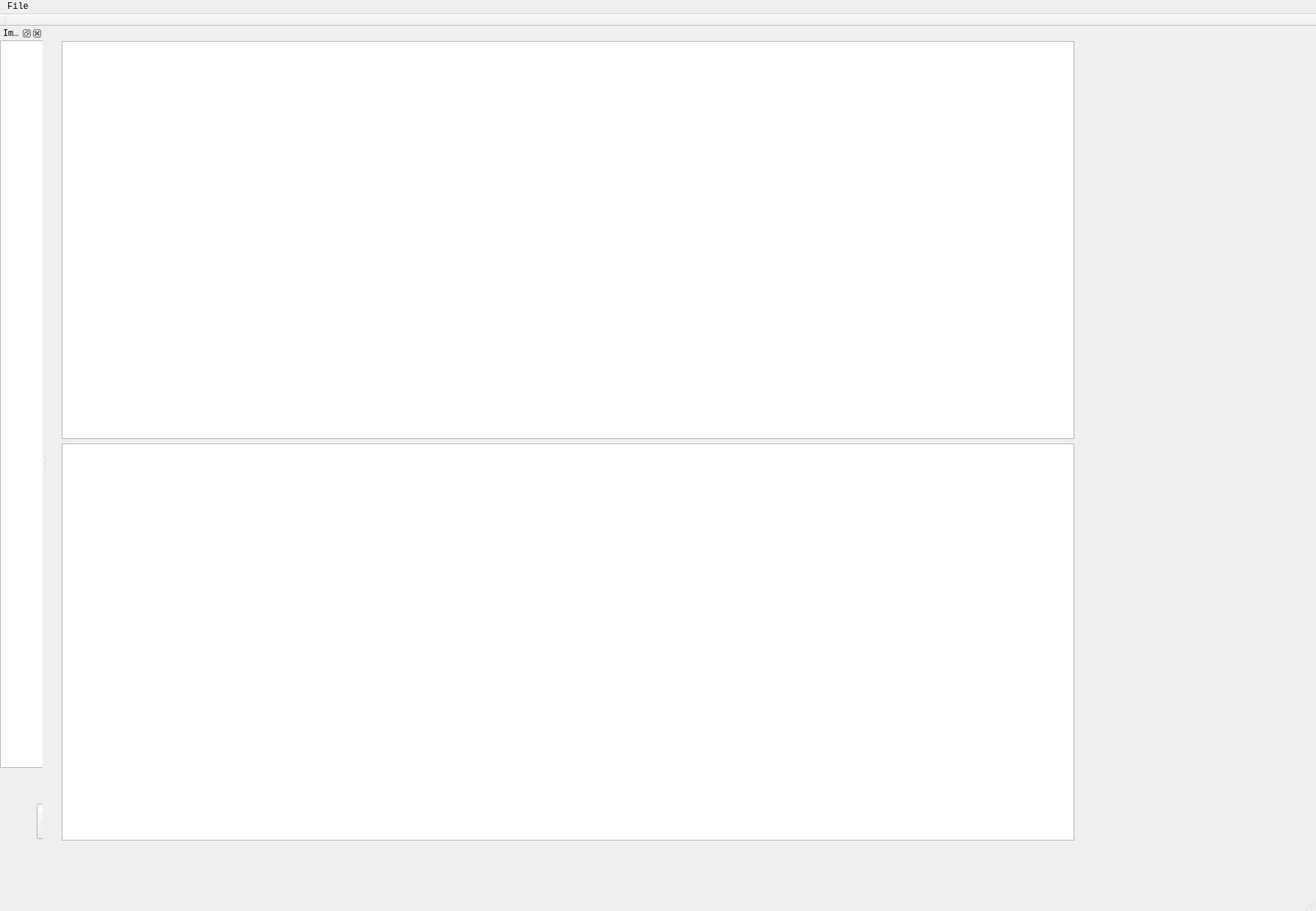
<?xml version="1.0" encoding="UTF-8"?>
<ui version="4.0">
 <class>MainWindow</class>
 <widget class="QMainWindow" name="MainWindow">
  <property name="geometry">
   <rect>
    <x>0</x>
    <y>0</y>
    <width>1792</width>
    <height>1241</height>
   </rect>
  </property>
  <property name="font">
   <font>
    <family>Monospace</family>
   </font>
  </property>
  <property name="windowTitle">
   <string>MainWindow</string>
  </property>
  <widget class="QWidget" name="centralWidget">
   <widget class="QWidget" name="gridLayoutWidget">
    <property name="geometry">
     <rect>
      <x>9</x>
      <y>9</y>
      <width>1401</width>
      <height>1111</height>
     </rect>
    </property>
    <layout class="QGridLayout" name="gridLayout">
     <item row="0" column="0">
      <widget class="QGraphicsView" name="graphicsView">
       <property name="font">
        <font>
         <family>Monospace</family>
        </font>
       </property>
      </widget>
     </item>
     <item row="1" column="0">
      <widget class="QTextBrowser" name="textBrowser">
       <property name="font">
        <font>
         <family>Monospace</family>
        </font>
       </property>
      </widget>
     </item>
    </layout>
   </widget>
  </widget>
  <widget class="QMenuBar" name="menuBar">
   <property name="geometry">
    <rect>
     <x>0</x>
     <y>0</y>
     <width>1792</width>
     <height>39</height>
    </rect>
   </property>
   <widget class="QMenu" name="menuFile">
    <property name="title">
     <string>File</string>
    </property>
    <addaction name="separator"/>
    <addaction name="actionExit"/>
   </widget>
   <addaction name="menuFile"/>
  </widget>
  <widget class="QToolBar" name="mainToolBar">
   <attribute name="toolBarArea">
    <enum>TopToolBarArea</enum>
   </attribute>
   <attribute name="toolBarBreak">
    <bool>false</bool>
   </attribute>
  </widget>
  <widget class="QStatusBar" name="statusBar"/>
  <widget class="QDockWidget" name="dockWidget">
   <property name="sizePolicy">
    <sizepolicy hsizetype="Expanding" vsizetype="Expanding">
     <horstretch>0</horstretch>
     <verstretch>0</verstretch>
    </sizepolicy>
   </property>
   <property name="font">
    <font>
     <family>Monospace</family>
    </font>
   </property>
   <property name="windowTitle">
    <string>Images</string>
   </property>
   <attribute name="dockWidgetArea">
    <number>1</number>
   </attribute>
   <widget class="QWidget" name="dockWidgetContents">
    <widget class="QListView" name="listView">
     <property name="geometry">
      <rect>
       <x>0</x>
       <y>0</y>
       <width>361</width>
       <height>991</height>
      </rect>
     </property>
    </widget>
    <widget class="QPushButton" name="openButton">
     <property name="geometry">
      <rect>
       <x>80</x>
       <y>990</y>
       <width>170</width>
       <height>48</height>
      </rect>
     </property>
     <property name="text">
      <string>Open List</string>
     </property>
    </widget>
    <widget class="QPushButton" name="dirButton">
     <property name="geometry">
      <rect>
       <x>50</x>
       <y>1040</y>
       <width>261</width>
       <height>48</height>
      </rect>
     </property>
     <property name="text">
      <string>Set Image Dir</string>
     </property>
    </widget>
   </widget>
  </widget>
  <action name="actionExit">
   <property name="text">
    <string>Exit</string>
   </property>
   <property name="font">
    <font>
     <family>Monospace</family>
    </font>
   </property>
  </action>
 </widget>
 <layoutdefault spacing="6" margin="11"/>
 <resources/>
 <connections/>
</ui>
